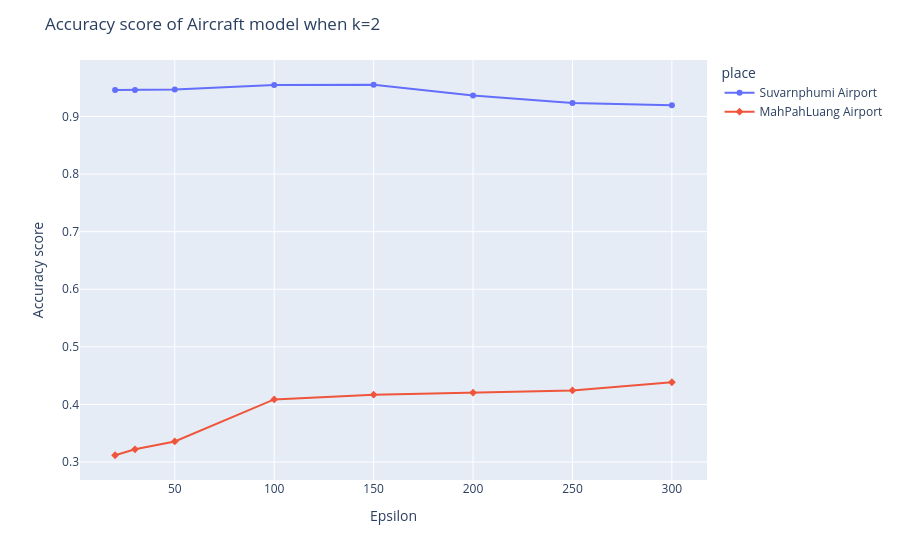

Notebook code for this chart:
### Code cell
fig = px.line(df_viz_k_2, x="dbscan_epsilon", y="accuracy score", color="place", symbol="place")
fig.update_layout(title='Accuracy score of Aircraft model when k=2',
                   xaxis_title='Epsilon',
                   yaxis_title='Accuracy score')

fig.show()

### Figure 1 — Plotly figure (JSON) as saved in the notebook; plotly's stock layout.template omitted (floating-point values rounded to 4 significant figures)
{"data": [{"hovertemplate": "place=Suvarnphumi Airport<br>dbscan_epsilon=%{x}<br>accuracy score=%{y}<extra></extra>", "legendgroup": "Suvarnphumi Airport", "line": {"color": "#636efa", "dash": "solid"}, "marker": {"symbol": "circle"}, "mode": "markers+lines", "name": "Suvarnphumi Airport", "orientation": "v", "showlegend": true, "type": "scatter", "x": [20, 30, 50, 100, 150, 200, 250, 300], "xaxis": "x", "y": [0.946, 0.9461, 0.9467, 0.9547, 0.9551, 0.9363, 0.9234, 0.9194], "yaxis": "y"}, {"hovertemplate": "place=MahPahLuang Airport<br>dbscan_epsilon=%{x}<br>accuracy score=%{y}<extra></extra>", "legendgroup": "MahPahLuang Airport", "line": {"color": "#EF553B", "dash": "solid"}, "marker": {"symbol": "diamond"}, "mode": "markers+lines", "name": "MahPahLuang Airport", "orientation": "v", "showlegend": true, "type": "scatter", "x": [20, 30, 50, 100, 150, 200, 250, 300], "xaxis": "x", "y": [0.3117, 0.322, 0.3357, 0.4087, 0.4169, 0.4204, 0.4243, 0.4385], "yaxis": "y"}], "layout": {"legend": {"title": {"text": "place"}, "tracegroupgap": 0}, "margin": {"t": 60}, "title": {"text": "Accuracy score of Aircraft model when k=2"}, "xaxis": {"anchor": "y", "domain": [0, 1], "title": {"text": "Epsilon"}}, "yaxis": {"anchor": "x", "domain": [0, 1], "title": {"text": "Accuracy score"}}}}
